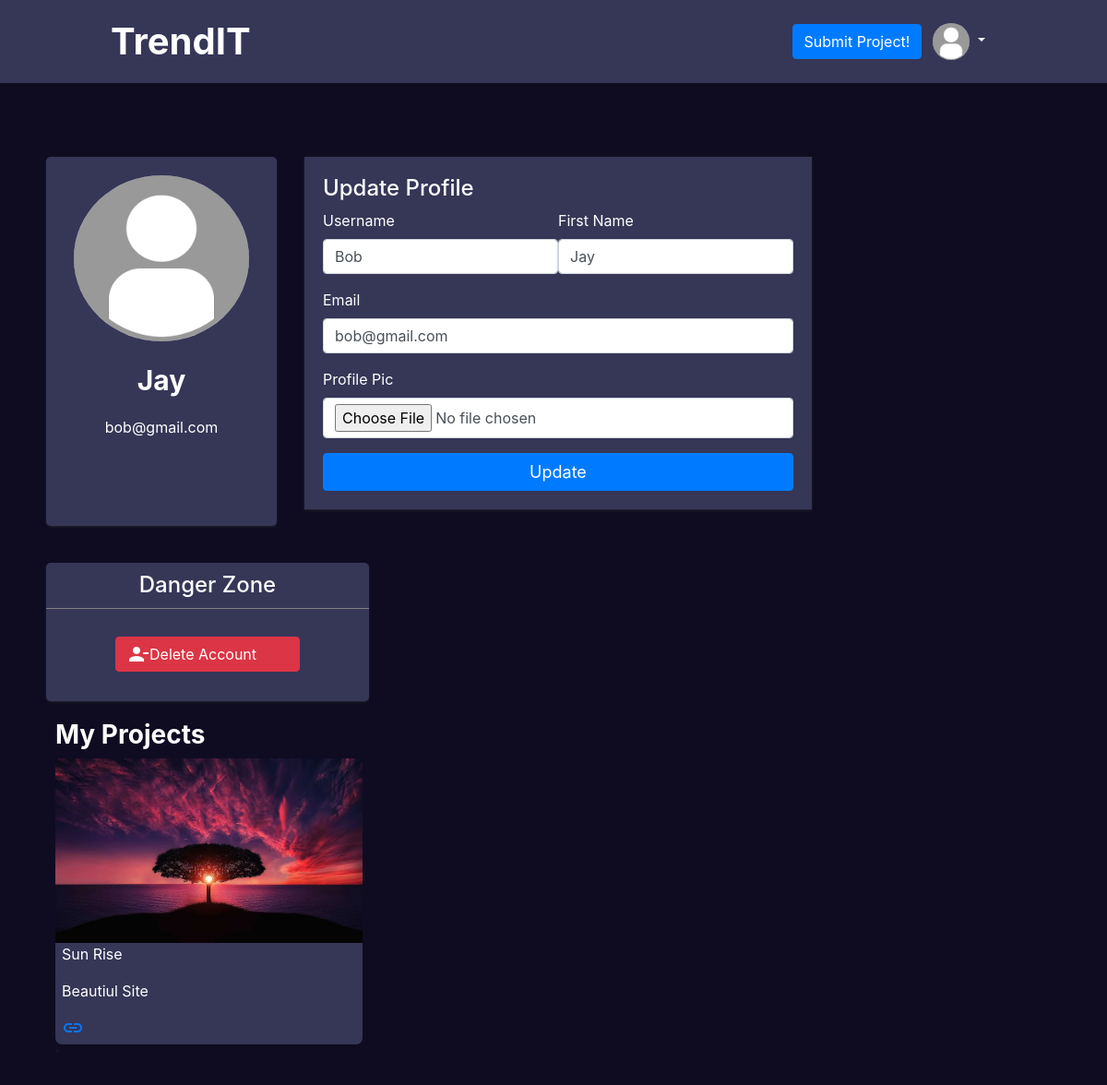
Page /profile/ (signed in) on the committed database.
### app/models.py (models this page shows, shortened)
class Profile(models.Model):
    user = models.OneToOneField(User, blank=True, null=True, on_delete=models.CASCADE)
    profile_pic = models.ImageField(default='media/default2.png', upload_to='media/', null=True, blank=True)

class Project(models.Model):
    name = models.CharField(max_length=200)
    project_pic = models.ImageField(blank=True, upload_to='media/', null=True)
    user = models.ForeignKey(User, blank=True, null=True, on_delete=models.CASCADE)
    description = models.TextField()
    link = models.URLField( blank=True, null=True)

### app/views.py (the view, shortened to what this page needs)
# urls.py: path('profile/', my_profile, name='profile'),
@login_required(login_url='login-user/')
def my_profile(request):
    user = request.user
    profile = Profile.objects.get(user=user)
    projects = Project.objects.filter(user=user)
    return render(request, 'html/profile.html', {"profile": profile, "projects": projects})

### app/templates/html/profile.html (shortened to what this page needs)
{% extends 'html/base.html' %}
{% load static %}
 {% block css %}<link rel="stylesheet" href="{% static 'css/profile.css' %}"> {% endblock %}
{% block content %}
<div class="container">
    <div id="profile" >
        <div class="user-profile">
                <img src={{profile.profile_pic.url}} alt="pic" />
                <p class="f-name">{{profile.user.first_name}}</p>
                <p>{{profile.user.email}}</p>
        </div>
    <div class="">
    <form class="up-form" method="post" enctype="multipart/form-data">
    <h4 claas="r-header">Update Profile</h4>
<div class="divide">
  <div class="form-group">
    <label for="username">Username</label>
   <input type="text" class="form-control" name="username"  value="{{profile.user.username}}" id="username" autofocus>
  </div>
  <div class="form-group">
    <label for="fullname">First Name</label>
   <input type="text" class="form-control" name="fullname" value="{{profile.user.first_name}}" id="fullname">
  </div>
</div>
  <div class="form-group">
      <label for="email">Email</label>
    <input type="email" class="form-control" name="email" value="{{profile.user.email}}" id="email" >
  </div>
  <div class="form-group">
      <label for="profile_pic">Profile Pic</label>
    <input type="file" class="form-control" name="profile_pic"  id="profile_pic" accept="media/*" required="">
  </div>
  <button type="submit" class="up-btn btn btn-primary">Update</button>
</form>
    </div>
</div>
<div class="danger-zone">
<h4 class="h-d">Danger Zone</h4>
 <a href="/delete-account/{{profile.user.id}}" class=" delete-a btn btn-danger"> <i class="material-icons">person_remove</i>Delete Account</a>
</div>
    <div class="projects">
        <h3>My Projects</h3>
    <div id="repos">
        {% for project in projects %}
        <div class="user-repo">
            <img class="project-pic" src="{{project.project_pic.url}}" alt="" />
            <p>{{project.name}}</p>
               <p>{{project.description}}</p>
              <a href="{{project.live_link}}" target="_blank" ><i class="material-icons">link</i></a>
            </div>`
        {% endfor %}
    </div>
</div>
</div>
</body>
</html>
{% endblock %}

### app/templates/html/base.html (shortened to what this page needs)
{% load static %}
<!DOCTYPE html>
<html lang="en">
<head>
    <link rel="stylesheet" href="https://cdn.jsdelivr.net/npm/bootstrap@4.0.0/dist/css/bootstrap.min.css">
    {% block css %}{% endblock %}
</head>
<body>
<nav class="navbar navbar-expand-lg navbar-light bg-light">
  <a style="color:white; font-size:40px; font-weight:bold;" class="navbar-brand" href="/">TrendIT</a>
    {% if user.is_authenticated %}
  <div class="collapse navbar-collapse" id="navbarSupportedContent">
    <a class="btn btn-primary post-project" href="/submit-project">Submit Project!</a>
      <div class="dropdown">
  <button class="btn btn-secondary dropdown-toggle" type="button" id="dropdownMenuButton" data-toggle="dropdown" aria-haspopup="true" aria-expanded="false">
    <img class="prof-pic" src="{{user.profile.profile_pic.url}}" alt="pro-pic">
  </button>
</div>
  </div>
    {% endif %}
</nav>
{% block content %}
{% endblock %}

### app/static/css/profile.css (style rules this page uses)
.container { padding:20px 0%; }
#profile { display:flex; width:70vw; padding:20px 20px; border-radius:10px; }
.user-profile { box-shadow: rgba(60, 64, 67, 0.3) 0px 1px 2px 0px, rgba(60, 64, 67, 0.15) 0px 1px 3px 1px; border-radius:5px; margin-bottom: 20px !important; font-size:16px; text-align: center; align-items:center; height:400px; width:350px; margin-right:30px; background-color:rgb(54, 54, 87) !important; color:white; }
.user-profile img { padding:20px 30px; height: 220px; width:250px; border-radius: 100% 100%; }
.f-name { font-size:30px; font-weight:bold; }
.up-form { box-shadow: rgba(60, 64, 67, 0.3) 0px 1px 2px 0px, rgba(60, 64, 67, 0.15) 0px 1px 3px 1px; padding:20px 20px; width:550px; background-color:rgb(54, 54, 87) !important; color:white; }
.divide { display:flex; justify-content:space-between; }
.up-btn { width:100%; font-size:18px; }
.danger-zone { box-shadow: rgba(60, 64, 67, 0.3) 0px 1px 2px 0px, rgba(60, 64, 67, 0.15) 0px 1px 3px 1px; border-radius:5px; margin-bottom: 20px !important; font-size:16px; text-align: center; align-items:center; height:150px; width:350px; margin-left:20px; background-color:rgb(54, 54, 87) !important; color:white; }
.h-d { border-bottom:1px gray solid; padding:10px 0px; }
.delete-a { display:flex; align-items:center; margin:auto; margin-top:30px !important; width:200px !important; }
.projects { margin-left:30px; }
.projects h3 { color:white; font-weight:bold; }
.project-pic { width:100%; height:200px; }
.user-repo { background-color:rgb(54, 54, 87) !important; width:30%; border-radius:7px; }
.user-repo p { color:white; padding-left:7px; }
.user-repo a { padding-left:7px; }

### app/templates/html/base.html (style rules this page uses)
body { background-color:#0f0c22; }
.prof-pic { width:40px; border-radius:100%; }
#dropdownMenuButton { background-color:transparent; border:none; }
.navbar { background-color:rgb(54, 54, 87) !important; color:white; margin-bottom:40px; padding:10px 10%; position:sticky; top:0; z-index:999; }

### rows in the picture
Profile: profile_pic (placeholder picture), user.first_name "Jay", user.email "bob@gmail.com", username "Bob", fullname "Jay", email "bob@gmail.com"
Project: project_pic (picture), name "Sun Rise", description "Beautiul Site"
